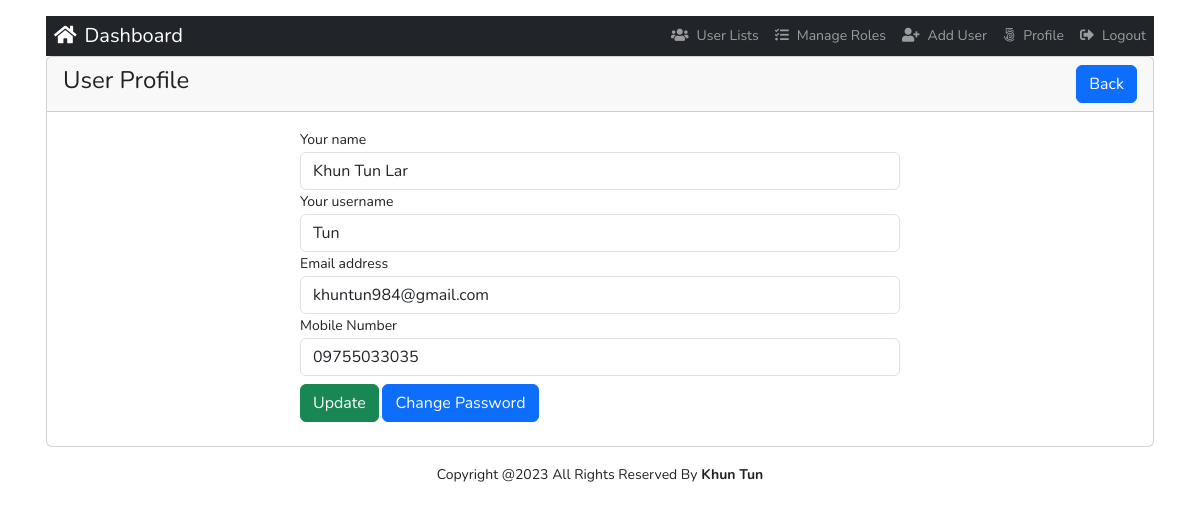
The page /profile.php?id=12 (signed in) on the database its author committed.
### tables this page shows
CREATE TABLE `tbl_users` (
  `id` int(11) NOT NULL,
  `name` varchar(255) DEFAULT NULL,
  `username` varchar(255) DEFAULT NULL,
  `email` varchar(255) DEFAULT NULL,
  `password` varchar(255) DEFAULT NULL,
  `mobile` varchar(25) DEFAULT NULL,
  `roleid` tinyint(4) DEFAULT NULL,
  `isActive` tinyint(4) DEFAULT 0,
  `created_at` timestamp NOT NULL DEFAULT current_timestamp(),
  `updated_at` timestamp NOT NULL DEFAULT current_timestamp()
);

### classes/Users.php (called while the page is built, shortened)
<?php
include_once 'lib/Database.php';
include_once 'lib/Session.php';
class Users{
  private $db;
  public function __construct(){
    $this->db = new Database();
  }
    public function getUserInfoById($userid){
      $sql = "SELECT * FROM tbl_users WHERE id = :id LIMIT 1";
      $stmt = $this->db->pdo->prepare($sql);
      $stmt->bindValue(':id', $userid);
      $stmt->execute();
      $result = $stmt->fetch(PDO::FETCH_OBJ);
      if ($result) {
        return $result;
      }else{
        return false;
      }
    }
}

### lib/Database.php (called while the page is built, shortened)
<?php
class  Database{
    public $pdo;
    public function __construct(){
      if (!isset($this->pdo)) {
        try {
          $link = new PDO('mysql:host='.DB_HOST.'; dbname='.DB_NAME, DB_USER, DB_PASS);
          $link->setAttribute(PDO::ATTR_ERRMODE, PDO::ERRMODE_EXCEPTION);
          $link->exec("SET CHARACTER SET utf8");
          $this->pdo  =  $link;
        } catch (PDOException $e) {
          die("Failed to connect...".$e->getMessage());
        }
      }
    }
}

### lib/Session.php (called while the page is built, shortened)
<?php
class Session{
  public static function get($key){
    if (isset($_SESSION[$key])) {
      return $_SESSION[$key];
    }else{
      return false;
    }
  }
}

### profile.php (the view, shortened to what this page needs)
<?php
include 'inc/header.php';
 ?>
<?php
if (isset($_GET['id'])) {
  $userid = preg_replace('/[^a-zA-Z0-9-]/', '', (int)$_GET['id']);
}
 ?>
 <div class="card ">
   <div class="card-header">
          <h3>User Profile <span class="float-end"> <a href="index.php" class="btn btn-primary">Back</a> </h3>
        </div>
        <div class="card-body">
    <?php
    $getUinfo = $users->getUserInfoById($userid);
    if ($getUinfo) { ?>
          <div style="width:600px; margin:0px auto">
              <form class="" action="" method="POST">
                  <div class="form-group">
                    <label for="name">Your name</label>
                    <input type="text" name="name" value="<?php echo $getUinfo->name; ?>" class="form-control">
                  </div>
                  <div class="form-group">
                    <label for="username">Your username</label>
                    <input type="text" name="username" value="<?php echo $getUinfo->username; ?>" class="form-control">
                  </div>
                  <div class="form-group">
                    <label for="email">Email address</label>
                    <input type="email" id="email" name="email" value="<?php echo $getUinfo->email; ?>" class="form-control">
                  </div>
                  <div class="form-group">
                    <label for="mobile">Mobile Number</label>
                    <input type="text" id="mobile" name="mobile" value="<?php echo $getUinfo->mobile; ?>" class="form-control">
                  </div>
              <?php if (Session::get("id") == $getUinfo->id) {?>
                  <div class="form-group py-2">
                    <button type="submit" name="update" class="btn btn-success">Update</button>
                    <a class="btn btn-primary" href="changepass.php?id=<?php echo $getUinfo->id;?>">Change Password</a>
                  </div>
              <?php } elseif(Session::get("roleid") == '2') {?>
                  <div class="btn-group py-2">
                    <button type="submit" name="update" class="btn btn-success">Update</button>
                  </div>
              <?php   }else{ ?>
                      <div class="btn-group py-2">
                        <a class="btn btn-primary" href="index.php">OK</a>
                      </div>
              <?php } ?>
              </form>
        </div>
    <?php }else{
        header('Location:index.php');
    } ?>
      </div>
    </div>
  <?php
  include 'inc/footer.php';
  ?>

### assets/css/style.css (style rules this page uses)
body { line-height: 24px; color: #222; font-size: 14px; font-style: normal; font-weight: normal; font-family: 'Nunito', sans-serif; visibility: visible; }
h1,h2,h3,h4,h5,h6 { color: #222; font-family: 'Nunito', sans-serif; font-weight: 400; margin-top: 0; }
h3 { font-size: 24px; line-height: 30px; }

### rows shown on the page
tbl_users: name "Khun Tun Lar", username "Tun", email "khuntun984@gmail.com", mobile "09755033035"
